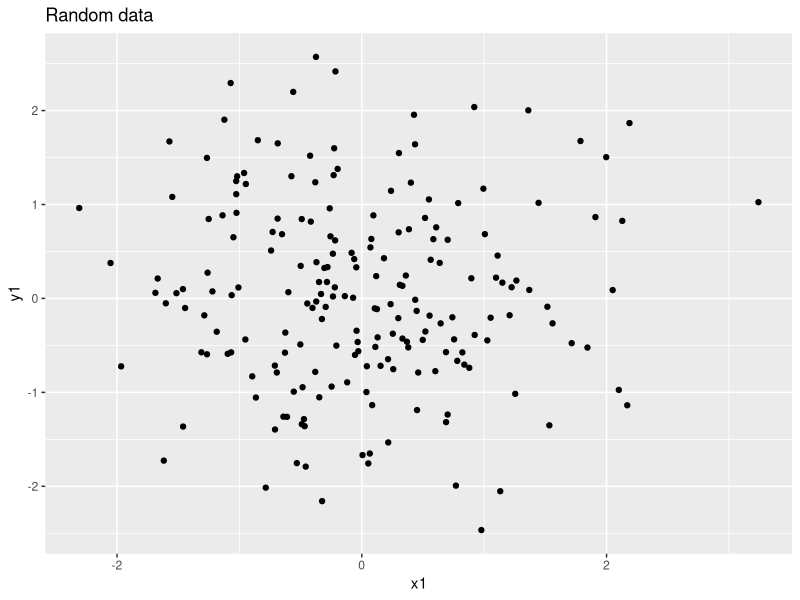
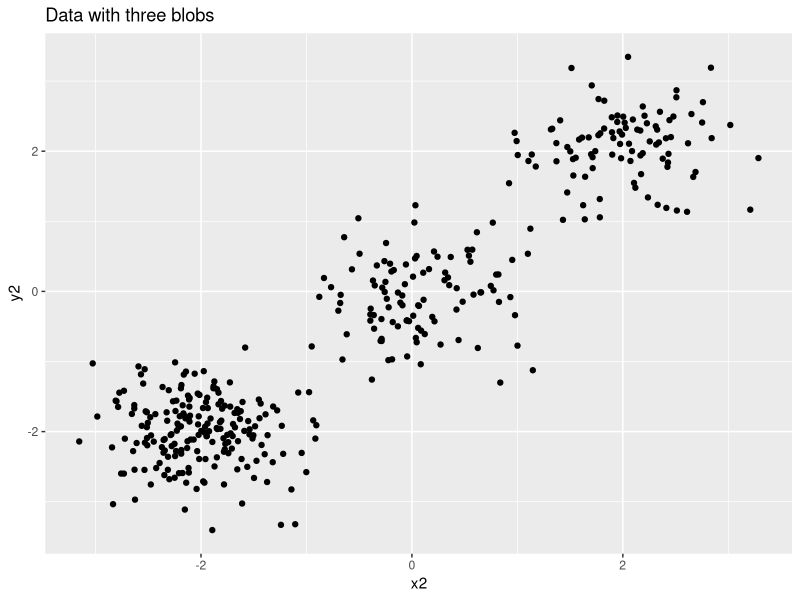
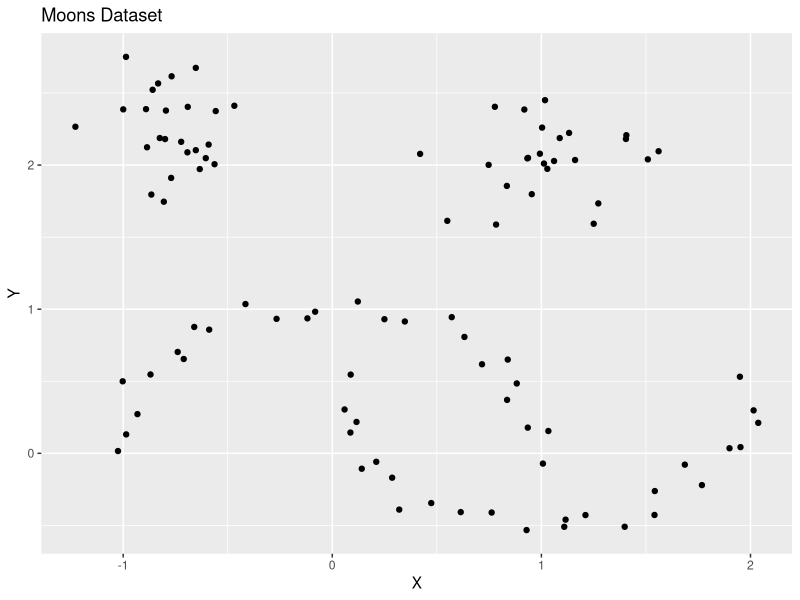
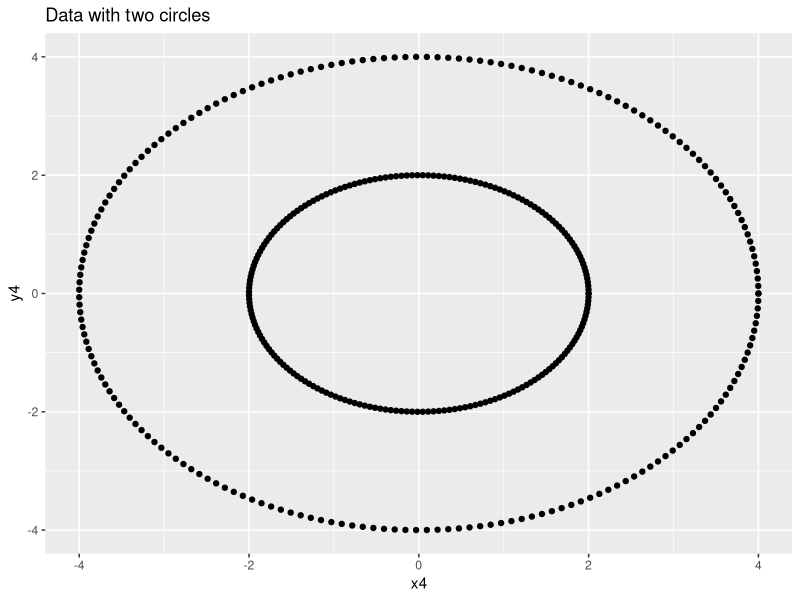
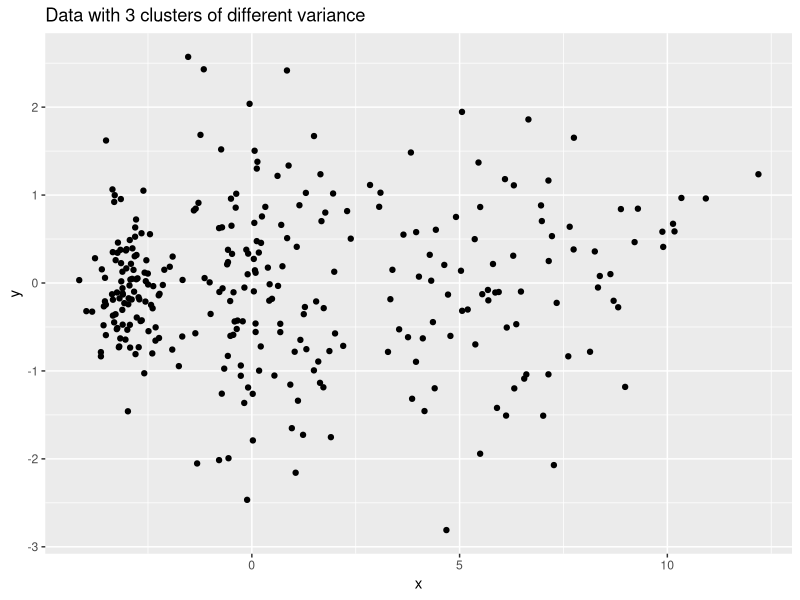
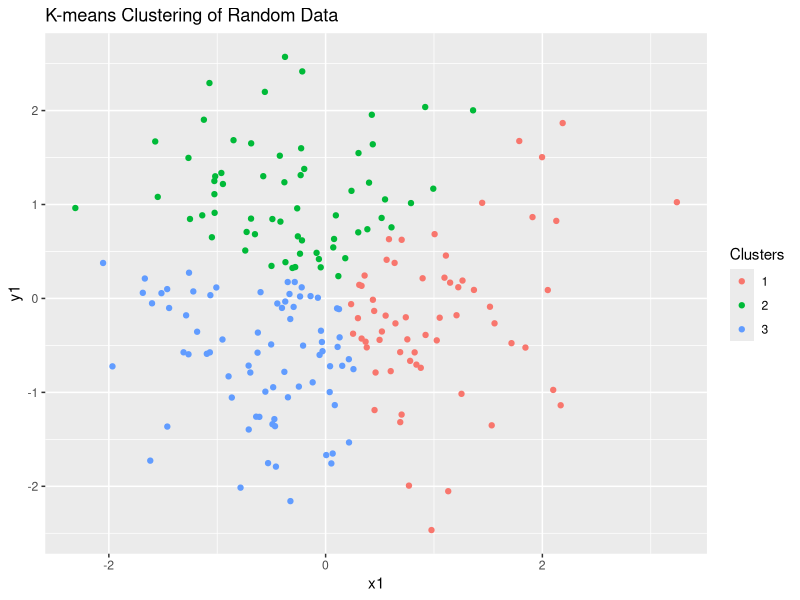
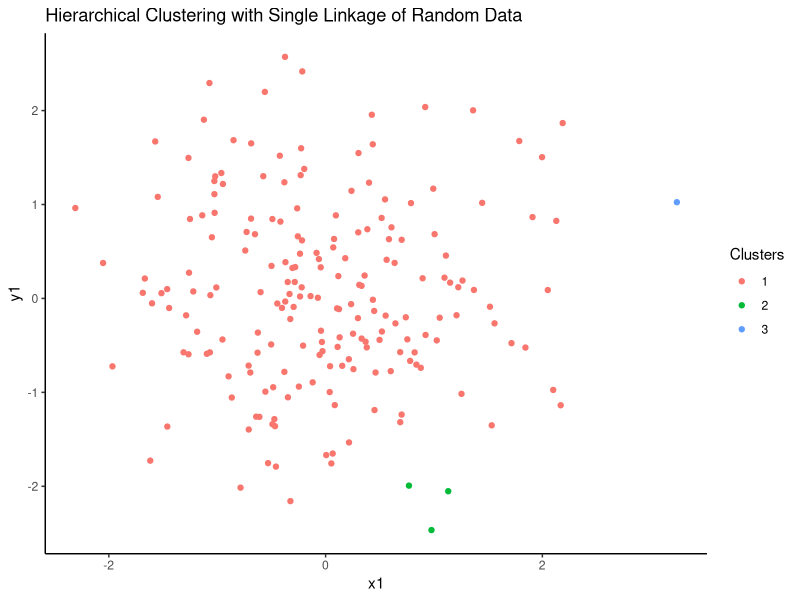
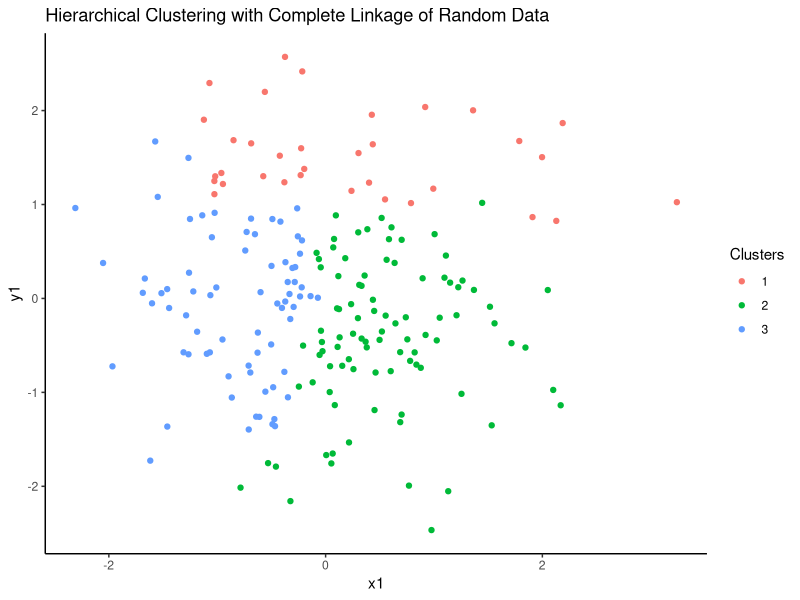

Here is the R script that generated these plots, in order:
# ---------------------------------------------------------------#
# ---------------------------------------------------------------#
# ------- Comparing the different clustering methods ------------#
# ---------------------------------------------------------------#
# ---------------------------------------------------------------#

# The purpose of this script is to compare how different clustering methods
# would perform on different data shapes. We will generate 5 different datasets
# and check how different clustering methods (k-means clustering, hierarchical
# clustering with single and complete linkage and DBScan) would cluster the
# data points.

# We start with a clean environment
rm(list = ls())

# Calling the necessary libraries
library(ggplot2)
library(cluster) # Widely used for cluster analysis, providing a comprehensive collection of clustering algorithms and utilities to handle clustering tasks in R.
library(fpc) # Flexible Procedures for Clustering, provides various methods and algorithms for cluster analysis and unsupervised classification.
library(dbscan) # Specifically designed for density-based clustering and includes the DBSCAN (Density-Based Spatial Clustering of Applications with Noise) algorithm.


# ------------- Generate different data shapes ------------------#

# DATA 1: Generate random data
set.seed(123)
x1 <- rnorm(200, mean = 0, sd = 1)
y1 <- rnorm(200, mean = 0, sd = 1)
data1 <- data.frame(x1, y1)

# Visualize the random data (DATA 1)
ggplot(data1, aes(x = x1, y = y1)) +
    geom_point() +
    ggtitle("Random data")


# DATA 2: Generate data with three blobs
set.seed(123)
x2 <- c(rnorm(200, mean = -2, sd = 0.5), rnorm(100, mean = 0, sd = 0.5), rnorm(100, mean = 2, sd = 0.5))
y2 <- c(rnorm(200, mean = -2, sd = 0.5), rnorm(100, mean = 0, sd = 0.5), rnorm(100, mean = 2, sd = 0.5))
data2 <- data.frame(x2, y2)

# Visualize the three bloobs data (DATA 2)
ggplot(data2, aes(x = x2, y = y2)) +
    geom_point() +
    ggtitle("Data with three blobs")


# DATA 3: Generate data with two moons
data(moons)
data3 <- moons

# Visualize the moons data (DATA 3)
ggplot(data3, aes(x = X, y = Y)) +
    geom_point() +
    ggtitle("Moons Dataset")


# DATA 4: Generate data with two circles
set.seed(123)
theta <- seq(0, 2 * pi, length.out = 200)
x4 <- c(2 * cos(theta), 4 * cos(theta))
y4 <- c(2 * sin(theta), 4 * sin(theta))
data4 <- data.frame(x4, y4)

# Visualize the two circles data (DATA 4)
ggplot(data4, aes(x = x4, y = y4)) +
    geom_point() +
    ggtitle("Data with two circles")


# DATA 5: Generate data with 3 clusters of different variance
set.seed(123)
data5_1 <- data.frame(x = rnorm(100, mean = -3, sd = 0.5), y = rnorm(100, mean = 0, sd = 0.5))
data5_2 <- data.frame(x = rnorm(100, mean = 0, sd = 1), y = rnorm(100, mean = 0, sd = 1))
data5_3 <- data.frame(x = rnorm(100, mean = 5, sd = 3), y = rnorm(100, mean = 0, sd = 1))
data5 <- rbind(data5_1, data5_2, data5_3)

# Visualize the data with 3 clusters of different variance (DATA 5)
ggplot(data5, aes(x = x, y = y)) +
    geom_point() +
    ggtitle("Data with 3 clusters of different variance")


# ------------- Compare different clustering methods ------------------#
# We set the seed so to ensure reproducible results
set.seed(123)


# ------------- DATA 1 (Random data points) ------------------#
# We start with the random data
# K-means clustering
k <- 3
kmeans_data1 <- kmeans(data1, k)

# Hierarchical clustering with single linkage
hier_data1_single <- hclust(dist(data1), method = "single")
clusters_data1_single <- cutree(hier_data1_single, k = k)

# Hierarchical clustering with complete linkage
hier_data1_comp <- hclust(dist(data1), method = "complete")
clusters_data1_comp <- cutree(hier_data1_comp, k = k)

# DBScan
# Notice here we do not set the number of clusters but rather the eps and minPts
# parametars.

# Some explanations:
# - eps (short for epsilon) is a distance metric that defines the maximum distance
# between two data points for them to be considered as part of the same cluster.

# - minPts is the minimum number of data points required to form a cluster.
# Specifically, a data point is considered to be part of a cluster if it has at
# least minPts number of other data points within a distance of eps from it.
dbscan_data1 <- dbscan::dbscan(data1, eps = 0.5, minPts = 5)

# Let's visualize the different clustering
# K-means
ggplot(data1, aes(x = x1, y = y1, color = factor(kmeans_data1[["cluster"]]))) +
    geom_point() +
    labs(title = "K-means Clustering of Random Data", color = "Clusters")

# Hierarchical clustering with single linkage
ggplot(data1, aes(x = x1, y = y1, color = factor(clusters_data1_single))) +
    geom_point() +
    theme_classic() +
    labs(title = "Hierarchical Clustering with Single Linkage of Random Data", color = "Clusters")

# Hierarchical clustering with complete linkage
ggplot(data1, aes(x = x1, y = y1, color = factor(clusters_data1_comp))) +
    geom_point() +
    theme_classic() +
    labs(title = "Hierarchical Clustering with Complete Linkage of Random Data", color = "Clusters")

# DBScan
ggplot(data1, aes(x = x1, y = y1, color = factor(dbscan_data1[["cluster"]]))) +
    geom_point() +
    theme_classic() +
    labs(title = "DBScan Clustering of Random Data", color = "Clusters")

# Note: In R's implementation of DBSCAN, the dbscan() function assigns the value
# 0 to the cluster membership of points that are classified as noise. These points
# are not considered part of any cluster and are often interpreted as outliers.


# ------------- DATA 2 (Blobs data) ------------------#
# K-means clustering
k <- 3
kmeans_data2 <- kmeans(data2, k)

# Hierarchical clustering with single linkage
hier_data2_single <- hclust(dist(data2), method = "single")
clusters_data2_single <- cutree(hier_data2_single, k = k)

# Hierarchical clustering with complete linkage
hier_data2_comp <- hclust(dist(data2), method = "complete")
clusters_data2_comp <- cutree(hier_data2_comp, k = k)

# DBScan
# You can also try to change the parameters and observe how it changes the clusters
dbscan_data2 <- dbscan::dbscan(data2, eps = 0.5, minPts = 5)

# Let's visualize the different clustering
# K-means
ggplot(data2, aes(x = x2, y = y2, color = factor(kmeans_data2[["cluster"]]))) +
    geom_point() +
    labs(title = "K-means Clustering of Blobs Data", color = "Clusters")

# Hierarchical clustering with single linkage
ggplot(data2, aes(x = x2, y = y2, color = factor(clusters_data2_single))) +
    geom_point() +
    theme_classic() +
    labs(title = "Hierarchical Clustering with Single Linkage of Blobs data", color = "Clusters")

# Hierarchical clustering with complete linkage
ggplot(data2, aes(x = x2, y = y2, color = factor(clusters_data2_comp))) +
    geom_point() +
    theme_classic() +
    labs(title = "Hierarchical Clustering with Complete Linkage of Blobs data", color = "Clusters")

# DBScan
ggplot(data2, aes(x = x2, y = y2, color = factor(dbscan_data2[["cluster"]]))) +
    geom_point() +
    theme_classic() +
    labs(title = "DBScan clustering of Blobs data", color = "Clusters")


# ------------- DATA 3 (Moons data) ------------------#
# K-means clustering
# We are also changing k as the more natural structure of the created data is 4.
# clusters.
k <- 4
kmeans_data3 <- kmeans(data3, k)

# Hierarchical clustering with single linkage
hier_data3_single <- hclust(dist(data3), method = "single")
clusters_data3_single <- cutree(hier_data3_single, k = k)

# Hierarchical clustering with complete linkage
hier_data3_comp <- hclust(dist(data3), method = "complete")
clusters_data3_comp <- cutree(hier_data3_comp, k = k)

# DBScan
# We are also trying with a different value for the eps (i.e. points need to be
# a bit closer in order to be part of the cluster.
dbscan_data3 <- dbscan::dbscan(data3, eps = 0.4, minPts = 5)

# Let's visualize the different clustering
# K-means
ggplot(data3, aes(x = X, y = Y, color = factor(kmeans_data3[["cluster"]]))) +
    geom_point() +
    labs(title = "K-means Clustering of Moons Data", color = "Clusters")

# Hierarchical clustering with single linkage
ggplot(data3, aes(x = X, y = Y, color = factor(clusters_data3_single))) +
    geom_point() +
    theme_classic() +
    labs(title = "Hierarchical Clustering with Single Linkage of Moons Data", color = "Clusters")

# Hierarchical clustering with complete linkage
ggplot(data3, aes(x = X, y = Y, color = factor(clusters_data3_comp))) +
    geom_point() +
    theme_classic() +
    labs(title = "Hierarchical Clustering with Complete Linkage of Moons Data", color = "Clusters")

# DBScan
ggplot(data3, aes(x = X, y = Y, color = factor(dbscan_data3[["cluster"]]))) +
    geom_point() +
    theme_classic() +
    labs(title = "DBScan Clustering of Moons Data", color = "Clusters")


# ------------- DATA 4 (Circles data) ------------------#
# K-means clustering
# Again, we are also changing k as the more natural structure of the created
# data is 2 clusters.
k <- 2
kmeans_data4 <- kmeans(data4, k)

# Hierarchical clustering with single linkage
hier_data4_single <- hclust(dist(data4), method = "single")
clusters_data4_single <- cutree(hier_data4_single, k = k)

# Hierarchical clustering with complete linkage
hier_data4_comp <- hclust(dist(data4), method = "complete")
clusters_data4_comp <- cutree(hier_data4_comp, k = k)

# DBScan
dbscan_data4 <- dbscan::dbscan(data4, eps = 0.4, minPts = 5)

# Let's visualize the different clustering
# K-means
ggplot(data4, aes(x = x4, y = y4, color = factor(kmeans_data4[["cluster"]]))) +
    geom_point() +
    labs(title = "K-means Clustering of Circles Data", color = "Clusters")

# Hierarchical clustering with single linkage
ggplot(data4, aes(x = x4, y = y4, color = factor(clusters_data4_single))) +
    geom_point() +
    theme_classic() +
    labs(title = "Hierarchical Clustering with Single Linkage of Circles Data", color = "Clusters")

# Hierarchical clustering with complete linkage
ggplot(data4, aes(x = x4, y = y4, color = factor(clusters_data4_comp))) +
    geom_point() +
    theme_classic() +
    labs(title = "Hierarchical Clustering with Complete Linkage of Cicles Data", color = "Clusters")

# DBScan
ggplot(data4, aes(x = x4, y = y4, color = factor(dbscan_data4[["cluster"]]))) +
    geom_point() +
    theme_classic() +
    labs(title = "DBScan Clustering of Circles Data", color = "Clusters")


# ------------- DATA 5 (Clusters with different variance) ------------------#
# K-means clustering
# Again, we are also changing k as the more natural structure of the created
# data is 3 clusters.
k <- 3
kmeans_data5 <- kmeans(data5, k)

# Hierarchical clustering with single linkage
hier_data5_single <- hclust(dist(data5), method = "single")
clusters_data5_single <- cutree(hier_data5_single, k = k)

# Hierarchical clustering with complete linkage
hier_data5_comp <- hclust(dist(data5), method = "complete")
clusters_data5_comp <- cutree(hier_data5_comp, k = k)

# DBScan
dbscan_data5 <- dbscan::dbscan(data5, eps = 0.6, minPts = 5)

# Let's visualize the different clustering
# K-means
ggplot(data5, aes(x = x, y = y, color = factor(kmeans_data5[["cluster"]]))) +
    geom_point() +
    labs(title = "K-means Clustering of Data with Different Variance", color = "Clusters")

# Hierarchical clustering with single linkage
ggplot(data5, aes(x = x, y = y, color = factor(clusters_data5_single))) +
    geom_point() +
    theme_classic() +
    labs(title = "Hierarchical Clustering with Single Linkage of Data with Different Variance", color = "Clusters")

# Hierarchical clustering with complete linkage
ggplot(data5, aes(x = x, y = y, color = factor(clusters_data5_comp))) +
    geom_point() +
    theme_classic() +
    labs(title = "Hierarchical Clustering with Complete Linkage of Data with Different Variance", color = "Clusters")

# DBScan
ggplot(data5, aes(x = x, y = y, color = factor(dbscan_data5[["cluster"]]))) +
    geom_point() +
    theme_classic() +
    labs(title = "DBScan Clustering of Data with Different Variance", color = "Clusters")
